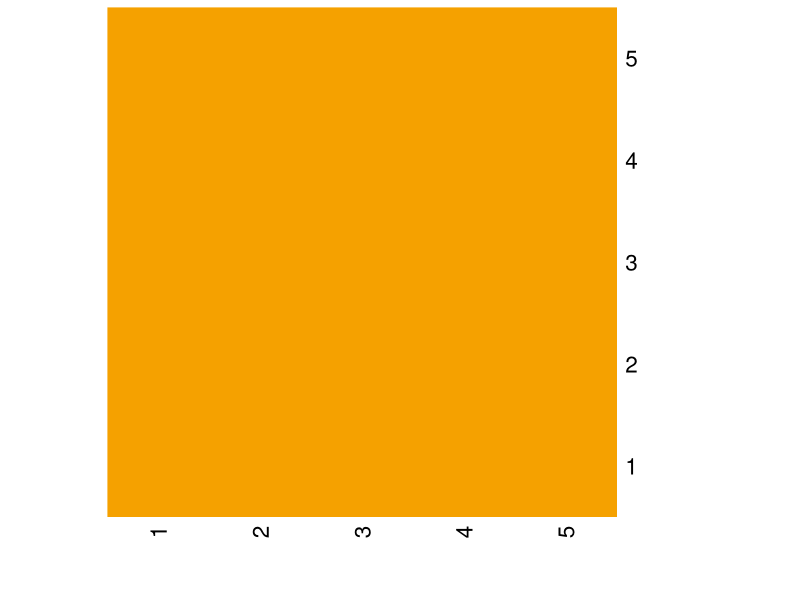
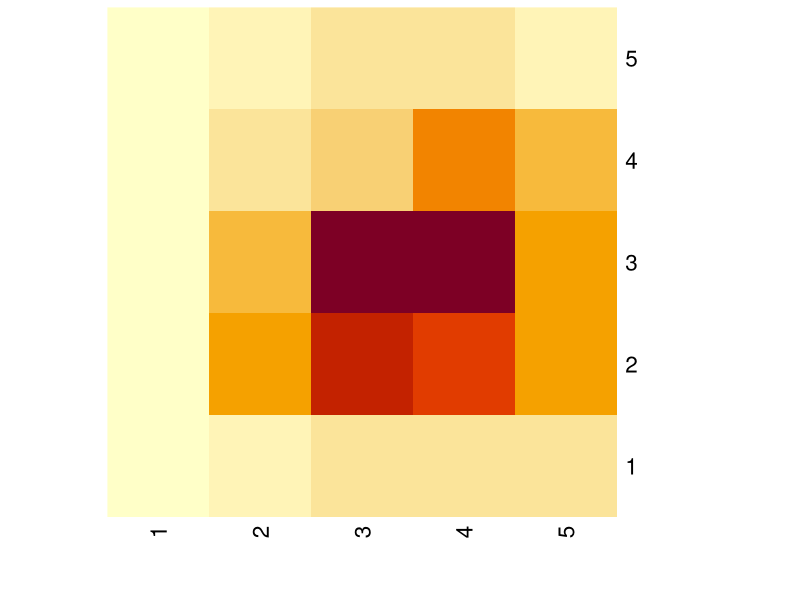
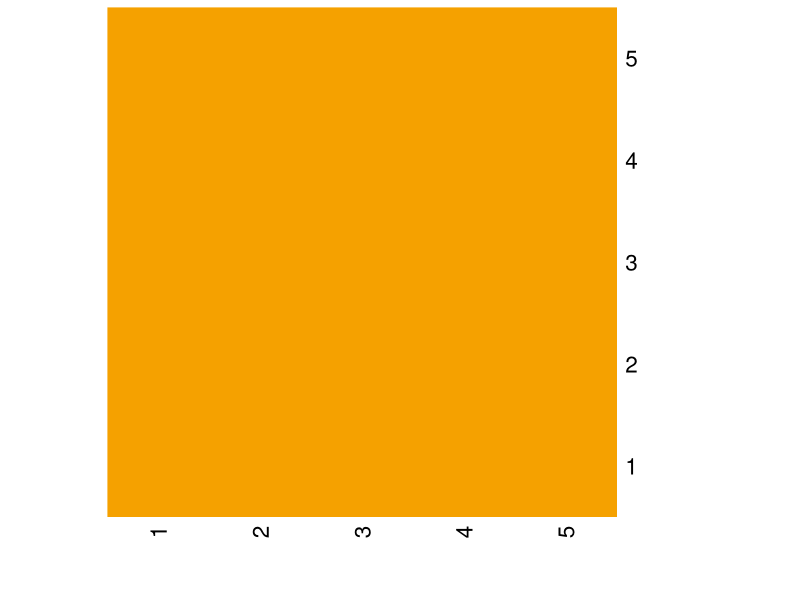

These figures' R source, in order: (Note: this script raises an error after producing the figures.)
library(dplyr)
library(openxlsx)
library(gplots)
library(ggplot2)
#library(heatmaply)

answerstable <- read.csv(file = 'myapp/Data/RQ1.csv', header=TRUE) #importiere das answers file
dfall <- answerstable %>% filter(QUES2SURV_METHOD == "classic" & ANS2SURV_ANSWERED == 1 & QUES_ID == "283")
scenarios <- as.data.frame(table(dfall$QUES_ID))
numberscenarios  <- nrow(scenarios)
for (anz in 1:numberscenarios) {
  actualscenario =as.vector(scenarios[anz,1])
  print (actualscenario)
  

df <- answerstable %>% filter(QUES2SURV_METHOD == "classic" & ANS2SURV_ANSWERED == 1 & QUES_ID == actualscenario)

numberofanswers <- nrow(df)
#print (paste0( "Anzahl der User: ",numberofanswers))


getgrid <- function(Gridnumber,x1,x2,y1,y2) { 
  
  if (Gridnumber == "Grid11")
  {
    rectxlow <- 0
    rectxhigh <- 79
    rectylow <- 318
    rectyhigh <- 400
  }
  else if (Gridnumber == "Grid12")
  {
    rectxlow <- 78
    rectxhigh <- 159
    rectylow <- 318
    rectyhigh <- 400
  }
  else if (Gridnumber == "Grid13")
  {
    rectxlow <- 158
    rectxhigh <- 239
    rectylow <- 318
    rectyhigh <- 400
  }
  else if (Gridnumber == "Grid14")
  {
    rectxlow <- 238
    rectxhigh <- 319
    rectylow <- 318
    rectyhigh <- 400
  }
  else if (Gridnumber == "Grid15")
  {
    rectxlow <- 318
    rectxhigh <- 400
    rectylow <- 318
    rectyhigh <- 400
  }
  else if (Gridnumber == "Grid21")
  {
    rectxlow <- 0
    rectxhigh <- 79
    rectylow <- 238
    rectyhigh <- 319
  }
  else if (Gridnumber == "Grid22")
  {
    rectxlow <- 78
    rectxhigh <- 159
    rectylow <- 238
    rectyhigh <- 319
  }
  else if (Gridnumber == "Grid23")
  {
    rectxlow <- 158
    rectxhigh <- 239
    rectylow <- 238
    rectyhigh <- 319
  }
  else if (Gridnumber == "Grid24")
  {
    rectxlow <- 238
    rectxhigh <- 319
    rectylow <- 238
    rectyhigh <- 319
  }
  else if (Gridnumber == "Grid25")
  {
    rectxlow <- 318
    rectxhigh <- 400
    rectylow <- 238
    rectyhigh <- 319
  }
  else if (Gridnumber == "Grid31")
  {
    rectxlow <- 0
    rectxhigh <- 79
    rectylow <- 158
    rectyhigh <- 239
  }
  else if (Gridnumber == "Grid32")
  {
    rectxlow <- 78
    rectxhigh <- 159
    rectylow <- 158
    rectyhigh <- 239
  }
  else if (Gridnumber == "Grid33")
  {
    rectxlow <- 158
    rectxhigh <- 239
    rectylow <- 158
    rectyhigh <- 239
  }
  else if (Gridnumber == "Grid34")
  {
    rectxlow <- 238
    rectxhigh <- 319
    rectylow <- 158
    rectyhigh <- 239
  }
  else if (Gridnumber == "Grid35")
  {
    rectxlow <- 318
    rectxhigh <- 400
    rectylow <- 158
    rectyhigh <- 239
  }
  else if (Gridnumber == "Grid41")
  {
    rectxlow <- 0
    rectxhigh <- 79
    rectylow <- 78
    rectyhigh <- 159
  }
  else if (Gridnumber == "Grid42")
  {
    rectxlow <- 78
    rectxhigh <- 159
    rectylow <- 78
    rectyhigh <- 159
  }
  else if (Gridnumber == "Grid43")
  {
    rectxlow <- 158
    rectxhigh <- 239
    rectylow <- 78
    rectyhigh <- 159
  }
  else if (Gridnumber == "Grid44")
  {
    rectxlow <- 238
    rectxhigh <- 319
    rectylow <- 78
    rectyhigh <- 159
  }
  else if (Gridnumber == "Grid45")
  {
    rectxlow <- 318
    rectxhigh <- 400
    rectylow <- 78
    rectyhigh <- 159
  }    
  else if (Gridnumber == "Grid51")
  {
    rectxlow <- 0
    rectxhigh <- 79
    rectylow <- 0
    rectyhigh <- 79
  }
  else if (Gridnumber == "Grid52")
  {
    rectxlow <- 78
    rectxhigh <- 159
    rectylow <- 0
    rectyhigh <- 79
  }
  else if (Gridnumber == "Grid53")
  {
    rectxlow <- 158
    rectxhigh <- 239
    rectylow <- 0
    rectyhigh <- 79
  }
  else if (Gridnumber == "Grid54")
  {
    rectxlow <- 238
    rectxhigh <- 319
    rectylow <- 0
    rectyhigh <- 79
  }
  else if (Gridnumber == "Grid55")
  {
    rectxlow <- 318
    rectxhigh <- 400
    rectylow <- 0
    rectyhigh <- 79
  }  
  
  if (x1 < rectxlow){
    thisrectlowx <- rectxlow
  }
  else if (x1 >= rectxlow){
    thisrectlowx <- x1
  }
  if (x2 > rectxhigh){
    thisrecthighx <- rectxhigh
  }
  else if (x2 <= rectxhigh){
    thisrecthighx <- x2
  }
  if (y1 < rectylow){
    thisrectlowy <- rectylow
  }
  else if (y1 >= rectylow){
    thisrectlowy <- y1
  }
  if (y2 > rectyhigh){
    thisrecthighy <- rectyhigh
  }
  else if (y2 <= rectyhigh){
    thisrecthighy <- y2
  }
  
  
  referenceI <- (rectxhigh-1) - (rectxlow+1)
  referenceO <- (rectyhigh-1) - (rectylow+1)
  gridarea <- referenceI * referenceO
  
  
  IPixel <- thisrecthighx - thisrectlowx
  OPixel <- thisrecthighy - thisrectlowy
  ratiotoareaPixel <- IPixel * OPixel
  
  ratiotoareaPercent <- ((100/gridarea)*ratiotoareaPixel)
  
  ratiofromI <- ((100/referenceI)*IPixel)
  ratiofromO <- ((100/referenceO)*OPixel)
  pattern <- "not ready"
  
  output <- list("referenceI" = referenceI,"referenceO" = referenceO,"IPixel" = IPixel,"OPixel" = OPixel, "ratiotoareaPixel" = ratiotoareaPixel, "ratiotoareaPercent" = ratiotoareaPercent, "ratiofromI" = ratiofromI, "ratiofromO" = ratiofromO, "pattern" = pattern)              # Store output in list
  
  #output <- list("rectxlow" = rectxlow, "rectxhigh" = rectxhigh, "rectylow" = rectylow, "rectyhigh" = rectyhigh )              # Store output in list
  #output <- list("ratiotoarea" = , "ratiofromI" = 20, "ratiofromO" = 20, "pattern" = 20)              # Store output in list
  return(output)                    # Return output
}



# Join the variables to create a data frame
AccId <- c()
QuesId  <- c()
originx1 <- c()
originx2 <- c()
originy1 <- c()
originy2 <- c()
gridcol <- c()
gridcolclassic <- c()
gridImpact <- c()
gridOccurrence <- c()
uncertaintyIPercent <- c()
uncertaintyOPercent <- c()
uncertaintyallPercent <- c()
ratiotoareaPixel <- c()
ratiotoareaPercent <- c()
Impact <- c()
Occurrence <- c()


referenceI <- c()
referenceO <- c()
IPixel <- c()
OPixel <- c()




createdf <- data.frame(AccId,
                       QuesId,
                       gridcol,
                       gridcolclassic,
                       gridImpact,
                       gridOccurrence,
                       uncertaintyIPercent,
                       uncertaintyOPercent,
                       uncertaintyallPercent,
                       ratiotoareaPixel,
                       ratiotoareaPercent,
                       originx1,
                       originx2,
                       originy1,
                       originy2,
                       referenceI,
                       referenceO,
                       IPixel,
                       OPixel,
                       Impact,
                       Occurrence
                       )


for (i in 1:numberofanswers){
  
  AccId <- df[i,"ACC2SURV_ACCID"]
  QuesId <- df[i,"QUES_ID"]
  IMPACT <- df[i,"IMPACT"]
  OCCURRENCE <- df[i,"OCCURRENCE"]
  gridcolclassic <- df[i,"ClassicGrid"]
  X1Pixel <- df[i,"X1Pixel"]
  X2Pixel <- df[i,"X2Pixel"]
  Y1Pixel <- df[i,"Y1Pixel"]
  Y2Pixel <- df[i,"Y2Pixel"]
  lowx <- df[i,"getlowx"]
  highx <- df[i,"gethighx"]
  lowy <- df[i,"getlowy"]
  highy <- df[i,"gethighy"]
  Uncertainty.Impact <- (df[i,"uncertaintyIPercent"])
  Uncertainty.Occurrence <- (df[i,"uncertaintyOPercent"])
  Uncertainty.Percent <- round((df[i,"uncertaintyAreaPercent"]),digits=2)
  
  
  
  
  
  #print (paste0( "Rechteck:", i))
  #print (paste0( "Höchstes X: ",highx))
  #print (paste0( "Höchstes Y: ",highy))
  #print (paste0( "Niedrigstes X: ",lowx))
  #print (paste0( "Niedrigstes Y: ",lowy))
  
  actuallowx <- lowx
  actuallowy <- lowy
  
    
  actualrect <- c()
  while (actuallowy <= highy){
  while (actuallowx <= highx){
      gridvalI = actuallowx  
      gridvalO = actuallowy
      gridval <- (paste0( "Grid",gridvalO,gridvalI))
      rectresult <- getgrid(gridval,X1Pixel,X2Pixel,Y1Pixel,Y2Pixel)
      actualrow <- nrow(createdf) + 1
      createdf[actualrow,"Impact"] <- IMPACT
      createdf[actualrow,"Occurrence"] <- OCCURRENCE
      createdf[actualrow,"originx1"] <- X1Pixel
      createdf[actualrow,"originx2"] <- X2Pixel
      createdf[actualrow,"originy1"] <- Y1Pixel
      createdf[actualrow,"originy2"] <- Y2Pixel
      createdf[actualrow,"gridcol"] <- gridval
      createdf[actualrow,"gridcolclassic"] <-gridcolclassic
      createdf[actualrow,"gridOccurrence"] <- gridvalO
      createdf[actualrow,"gridImpact"] <- gridvalI
      createdf[actualrow,"uncertaintyIPercent"] <- Uncertainty.Impact
      createdf[actualrow,"uncertaintyOPercent"] <- Uncertainty.Occurrence
      createdf[actualrow,"uncertaintyallPercent"] <- Uncertainty.Percent
      createdf[actualrow,"AccId"] <- AccId
      createdf[actualrow,"QuesId"] <- QuesId
      createdf[actualrow,"ratiotoareaPixel"] <- rectresult$ratiotoareaPixel
      createdf[actualrow,"ratiotoareaPercent"] <- rectresult$ratiotoareaPercent
      createdf[actualrow,"referenceI"] <- rectresult$referenceI
      createdf[actualrow,"referenceO"] <- rectresult$referenceO
      createdf[actualrow,"IPixel"] <- rectresult$IPixel
      createdf[actualrow,"OPixel"] <- rectresult$OPixel
      actuallowx = actuallowx + 1
      }
      
      actuallowx <- lowx
      actuallowy = actuallowy + 1
     
  }
  

 # if ((X1Pixel < 79) & (Y1Pixel < 79)){
 #      gridval <- "Grid51"
 #      Uncertainty.Impact <- (df[i,"uncertaintyIPercent"])
 #      Uncertainty.Occurrence <- (df[i,"uncertaintyOPercent"])
 #      Uncertainty.general.percent <- ((100/160000)*(df[i,"uncertaintyAreaPixel"]))
 #      actualrow <- nrow(createdf) + 1
 #      createdf[actualrow,"gridcol"] <- gridval
 #      createdf[actualrow,"gridOccurrence"] <- "5"
 #      createdf[actualrow,"gridImpact"] <- "1"
 #      createdf[actualrow,"uncertaintyIPercent"] <- Uncertainty.Impact
 #      createdf[actualrow,"uncertaintyOPercent"] <- Uncertainty.Occurrence
 #      createdf[actualrow,"uncertaintyallPercent"] <- Uncertainty.general.percent
 #  }

  
}


#print (createdf)

createdfnew <- createdf %>% filter( QuesId == actualscenario)
#print (createdfnew)
#mysum <- sum(createdfnew$ratiotoareaPixel)
mytest <- aggregate(createdfnew$ratiotoareaPixel, list(createdfnew$gridcol), FUN=sum)
gesamtflächensumme <- (100/(sum(mytest$x)))
mytest <- mutate (mytest, Prozent = gesamtflächensumme*x)
#print (gesamtprozent <- (sum(mytest$Prozent)))
#print (mytest)


createdfgr2 <- createdf %>% filter( QuesId == actualscenario)
numberOfcreatedfgr2 <- nrow(createdfgr2)
mytest2 <- table(createdfgr2$gridcol)
#print (mytest2)
#print (numberOfcreatedfgr2)

dfnewclassic <- answerstable %>% filter( QUES_ID == actualscenario & ANS2SURV_ANSWERED == 1 )
numberOfdfnewclassic <- nrow(dfnewclassic)

#print (paste0("Anzahl der Datensätze"))
#print(numberOfdfnewclassic)

#print (dfnewclassic)
#print (numberofanswersclas <- nrow(dfnewclassic))
classictable <- table(dfnewclassic$ClassicGrid)
middlegraphictable <- table(dfnewclassic$middleGRID)



#mit t kann ich den dataframe flippen -> row auf column
#newcdf <- t(data.frame(classictable))

#print(classictable["Grid33"])

# Join the variables to create a data frame

m.grid <- c()
m.gridO <- c()
m.gridI <- c()
m.areagraphical <- c()
m.percentgraphical <- c()
m.percentclassical <- c()
m.anzahlclassical  <- c()
m.anzahlgraphic2 <- c()
m.percentgraphic2 <- c()
m.anzahlmiddlegraphic <- c()
m.percentmiddlegraphic <- c()

mergedf <- data.frame(m.grid,
                      m.gridO,
                      m.gridI,
                      m.areagraphical,
                      m.percentgraphical,
                      m.anzahlclassical,
                      m.percentclassical,
                      m.anzahlgraphic2,
                      m.percentgraphic2,
                      m.anzahlmiddlegraphic,
                      m.percentmiddlegraphic
                      )

rectanglegrid <- data.frame(
  Grid = c( "Grid11", "Grid12", "Grid13", "Grid14", "Grid15",
            "Grid21", "Grid22", "Grid23", "Grid24", "Grid25",  
            "Grid31", "Grid32", "Grid33", "Grid34", "Grid35",  
            "Grid41", "Grid42", "Grid43", "Grid44", "Grid45", 
            "Grid51", "Grid52", "Grid53", "Grid54", "Grid55"
            
            ),
  x    = c( "1", "2", "3", "4", "5",
            "1", "2", "3", "4", "5",
            "1", "2", "3", "4", "5",
            "1", "2", "3", "4", "5",
            "1", "2", "3", "4", "5"
          ),
  y    = c( "1", "1", "1", "1", "1",
            "2", "2", "2", "2", "2",
            "3", "3", "3", "3", "3",
            "4", "4", "4", "4", "4",
            "5", "5", "5", "5", "5"
            
         
            
  )
  
  )


for (i in 1:25){
  
  m.grid <- rectanglegrid[i,"Grid"]
  m.gridO <- rectanglegrid[i,"y"]
  m.gridI <- rectanglegrid[i,"x"]
  mergedf[i,"m.grid"] <- m.grid
  mergedf[i,"m.gridO"] <- m.gridO
  mergedf[i,"m.gridI"] <- m.gridI
  actualgrid <- classictable[m.grid]
  actualmiddlegrid <- middlegraphictable[m.grid]
  actualgrid[is.na(actualgrid)] <- 0
  actualmiddlegrid[is.na(actualmiddlegrid)] <- 0
  actualgridgraph <- mytest2[m.grid]
  actualgridgraph[is.na(actualgridgraph)] <- 0
  m.percentclassical <- ((100/numberOfdfnewclassic)*actualgrid)
  m.percentgraphic2 <- ((100/numberOfcreatedfgr2)*actualgridgraph)
  m.percentmiddlegraphic <- ((100/numberOfdfnewclassic)*actualmiddlegrid)
  #problem <- subset(mytest$x,mytest$Group.1==m.grid)
  #print(problem)
  #problem[problem == 0] <- NA
  #if(mytest$Group.1)
  #print (grepl(m.grid, mytest$Group.1))
  mergedf[i,"m.areagraphical"] <- subset(mytest$x,mytest$Group.1==m.grid)
  mergedf[i,"m.percentgraphical"] <- subset(mytest$Prozent,mytest$Group.1==m.grid)
  mergedf[i,"m.anzahlclassical"] <- actualgrid
  mergedf[i,"m.percentclassical"] <-m.percentclassical
  mergedf[i,"m.anzahlgraphic2"] <- actualgridgraph
  mergedf[i,"m.percentgraphic2"] <-m.percentgraphic2
  mergedf[i,"m.anzahlmiddlegraphic"] <- actualmiddlegrid
  mergedf[i,"m.percentmiddlegraphic"] <-m.percentmiddlegraphic
 
}


print (mergedf)


prep.classicmatrix <- mergedf$m.anzahlclassical
mat1 <- matrix(prep.classicmatrix,ncol=5,nrow=5,byrow=TRUE)

prep.graphicmatrix <- mergedf$m.percentgraphical
mat2 <- matrix(prep.graphicmatrix,ncol=5,nrow=5,byrow=TRUE)

prep.classicmatrixperc <- mergedf$m.percentclassical
mat3 <- matrix(prep.classicmatrixperc,ncol=5,nrow=5,byrow=TRUE)


#mat2.data <- c(0,0,0,0,0,0,0,0,0,0,0,0,20,0,0,0,0,0,0,0,0,0,0,0,0)
#mat2 <- matrix(mat2.data,nrow=5)

#print (prep.classicmatrix)
#print (mat1)

scentext_pic <- (paste0("Scenario ", actualscenario))
scenfile_picm1 <- (paste0("myapp/pictures/9_heatmap_classic_grid/",scentext_pic,".bmp"))
scenfile_picm2 <- (paste0("myapp/pictures/9_heatmap_graphic_area_to_5x5/",scentext_pic,".bmp"))
scenfile_picm3 <- (paste0("myapp/pictures/9_heatmap_classic_percent/",scentext_pic,".bmp"))



datahm <- as.matrix(mat1)  
bmp(file=scenfile_picm1, width = 300, height = 300, units = 'px', res = 100)
heatmap(datahm, Colv = NA, Rowv = NA, scale="none")  
dev.off()

datahm2 <- as.matrix(mat2)  
bmp(file=scenfile_picm2, width = 300, height = 300, units = 'px', res = 100)
heatmap(datahm2, Colv = NA, Rowv = NA, scale="none")
dev.off()

datahm3 <- as.matrix(mat3)  
bmp(file=scenfile_picm3, width = 300, height = 300, units = 'px', res = 100)
heatmap(datahm3, Colv = NA, Rowv = NA, scale="none")
dev.off()



#ggheatmap(datahm2,trace = "none")  

 






#print (paste0( "Anzahl der User: ",numberofanswers))


#mytestrows <- nrow(mytest)
#print (colnames(mytest))
#print (mytestrows)
#for (z in 1:mytestrows) {
  
#  tocalc <- as.numeric(mytest[i,"x"])
#  mypercent <- ((100/mysum)*tocalc)
#  print (mypercent)
#  mytest[i,"percent"] <-  mypercent
#}
#print (table(createdfnew$gridcol))



#print (createdfnew)
#numberofanswers1 <- nrow(createdf)
#print (paste0( "Anzahl der User: ",numberofanswers1))
scentext <- (paste0("Scenario ", actualscenario))
scenfile <- (paste0("myapp/files/9_MethodComparePercent/",scentext,".xlsx"))

write.csv(mergedf, paste0("myapp/files/9_MethodComparePercent/", scentext,".csv"), row.names=TRUE)
write.xlsx(mergedf,file = scenfile, rowNames=TRUE)

}
